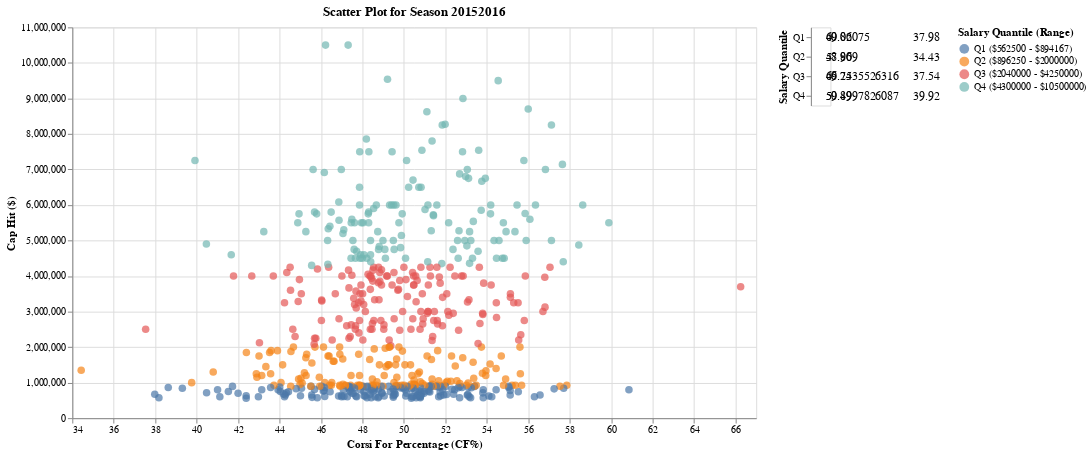

Here is the notebook cell this chart was saved with:
### Code cell
import os

import altair as alt
import pandas as pd
from sqlalchemy import create_engine

from db_utils import get_db_engine, get_metadata

# Initialize database connection
engine = get_db_engine()

# Select the season you want to visualize
season = "20152016"

# Query the data for the selected season
query = f"""
SELECT "player_id", "capHit", "CF_Percent"
FROM public.aggregated_corsi_{season}
"""  # SQL query to fetch player ID, salary, and CF% for the selected season

# Fetch the data from the database
df = pd.read_sql(query, engine)

# Ensure the 'capHit' and 'CF_Percent' columns are numeric
df["capHit"] = pd.to_numeric(df["capHit"], errors="coerce")
df["CF_Percent"] = pd.to_numeric(df["CF_Percent"], errors="coerce")

# Remove any rows with missing data in either 'capHit' or 'CF_Percent'
df = df.dropna(subset=["capHit", "CF_Percent"])

# Compute salary quantiles ('Q1' to 'Q4') for the selected season based on 'capHit'
df["Salary_Quantile"] = pd.qcut(df["capHit"], 4, labels=["Q1", "Q2", "Q3", "Q4"])

# Compute the salary range (min and max) for each quantile
salary_ranges = (
    df.groupby("Salary_Quantile")["capHit"].agg(["min", "max"]).reset_index()
)

# Create a new column with formatted quantile labels that include the salary range
salary_ranges["quantile_label"] = salary_ranges.apply(
    lambda row: f"{row['Salary_Quantile']} (${row['min']:.0f} - ${row['max']:.0f})",
    axis=1,
)

# Merge the salary range labels back into the original dataframe
df = df.merge(
    salary_ranges[["Salary_Quantile", "quantile_label"]],
    on="Salary_Quantile",
    how="left",
)

# Calculate min, max, and mean CF_Percent for each salary quantile within the 20152016 season
quantile_stats = (
    df.groupby("Salary_Quantile")["CF_Percent"]
    .agg(["min", "max", "mean"])
    .reset_index()
)

# Scatter plot for the selected season
scatter_plot = (
    alt.Chart(df)
    .mark_circle(size=60)  # Size of the circles
    .encode(
        x=alt.X(
            "CF_Percent",
            title="Corsi For Percentage (CF%)",
            scale=alt.Scale(domain=[34, 67]),
        ),
        y=alt.Y("capHit", title="Cap Hit ($)"),  # Y-axis for capHit
        color=alt.Color(
            "quantile_label:N", title="Salary Quantile (Range)"
        ),  # Color points by Salary Quantile with ranges
        tooltip=[
            "player_id",
            "CF_Percent",
            "capHit",
            "quantile_label",
        ],  # Add player_id to the tooltip
    )
    .properties(title=f"Scatter Plot for Season {season}", width=700, height=400)
)

# Create a table displaying the CF_Percent statistics
cf_percent_table = (
    alt.Chart(quantile_stats)
    .mark_text(align="left", baseline="middle", dx=5, fontSize=12)
    .encode(
        y=alt.Y("Salary_Quantile:N", title="Salary Quantile"),
        text=alt.Text("min:Q", title="Min CF%"),
    )
    .encode(
        x=alt.value(100),  # Adjust table position
    )
    + alt.Chart(quantile_stats)
    .mark_text(align="left", baseline="middle", dx=5, fontSize=12)
    .encode(
        y=alt.Y("Salary_Quantile:N"),
        text=alt.Text("max:Q", title="Max CF%"),
    )
    + alt.Chart(quantile_stats)
    .mark_text(align="left", baseline="middle", dx=5, fontSize=12)
    .encode(
        y=alt.Y("Salary_Quantile:N"),
        text=alt.Text("mean:Q", title="Mean CF%"),
    )
)

# Combine scatter plot and table
combined_chart = alt.hconcat(scatter_plot, cf_percent_table).resolve_scale(y="shared")

# Enable default rendering
alt.renderers.enable("default")

# Display the combined chart
combined_chart

### Figure 1 — Vega-Lite specification as saved in the notebook (floating-point values rounded to 4 significant figures; data arrays with more than 128 entries replaced by an {"elided": "..."} marker saying what was removed)
{"config": {"view": {"continuousWidth": 300, "continuousHeight": 300}}, "hconcat": [{"data": {"name": "data-0f60b929e54365eced0eb0fc7a92179e"}, "mark": {"type": "circle", "size": 60}, "encoding": {"color": {"field": "quantile_label", "title": "Salary Quantile (Range)", "type": "nominal"}, "tooltip": [{"field": "player_id", "type": "quantitative"}, {"field": "CF_Percent", "type": "quantitative"}, {"field": "capHit", "type": "quantitative"}, {"field": "quantile_label", "type": "nominal"}], "x": {"field": "CF_Percent", "scale": {"domain": [34, 67]}, "title": "Corsi For Percentage (CF%)", "type": "quantitative"}, "y": {"field": "capHit", "title": "Cap Hit ($)", "type": "quantitative"}}, "height": 400, "title": "Scatter Plot for Season 20152016", "width": 700}, {"layer": [{"mark": {"type": "text", "align": "left", "baseline": "middle", "dx": 5, "fontSize": 12}, "encoding": {"text": {"field": "min", "title": "Min CF%", "type": "quantitative"}, "x": {"value": 100}, "y": {"field": "Salary_Quantile", "title": "Salary Quantile", "type": "nominal"}}}, {"mark": {"type": "text", "align": "left", "baseline": "middle", "dx": 5, "fontSize": 12}, "encoding": {"text": {"field": "max", "title": "Max CF%", "type": "quantitative"}, "y": {"field": "Salary_Quantile", "type": "nominal"}}}, {"mark": {"type": "text", "align": "left", "baseline": "middle", "dx": 5, "fontSize": 12}, "encoding": {"text": {"field": "mean", "title": "Mean CF%", "type": "quantitative"}, "y": {"field": "Salary_Quantile", "type": "nominal"}}}], "data": {"name": "data-a209e015465a843c4bf3cf168cd87169"}}], "resolve": {"scale": {"y": "shared"}}, "$schema": "https://vega.github.io/schema/vega-lite/v5.20.1.json", "datasets": {"data-0f60b929e54365eced0eb0fc7a92179e": {"elided": "590 records"}, "data-a209e015465a843c4bf3cf168cd87169": [{"Salary_Quantile": "Q1", "min": 37.98, "max": 60.86, "mean": 49.02}, {"Salary_Quantile": "Q2", "min": 34.43, "max": 57.86, "mean": 48.91}, {"Salary_Quantile": "Q3", "min": 37.54, "max": 66.25, "mean": 49.74}, {"Salary_Quantile": "Q4", "min": 39.92, "max": 59.89, "mean": 50.5}]}}
